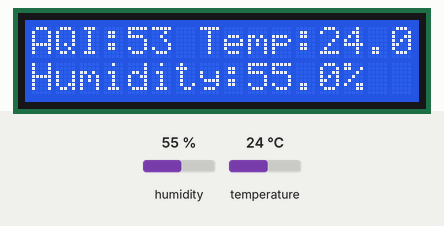
Recording of a sketch running on a simulated Arduino Uno, built with avr-gcc and run on an emulated ATmega328P. Parts: 16×2 character LCD. The test bench sets the inputs (shaded band); at power-on: humidity 55 %, temperature 24 °C. Random numbers use the default seed unless the sketch sets one; what the sketch prints to the serial monitor is not drawn.

Above: at 3.2 s.
3.3 s: humidity set to 68 %
At 6.5 s:
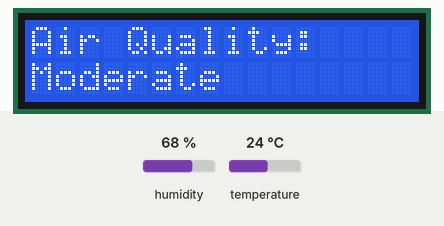
9.3 s: temperature set to 12 °C
At 10.9 s:
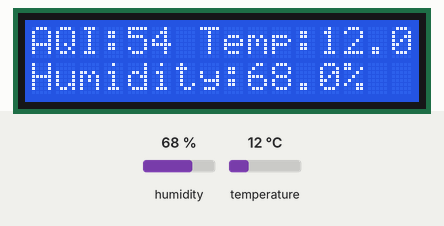
12.6 s: humidity set to 62 %
At 15.8 s:
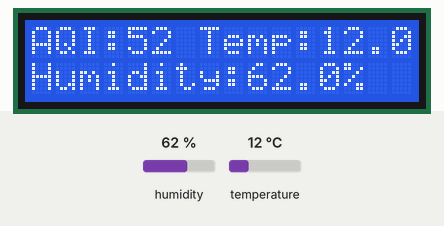
17.5 s: humidity set to 59 %
At 19.6 s:
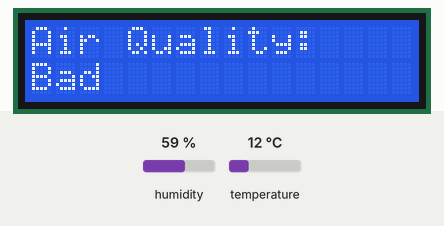
20.8 s: temperature set to 19 °C
At 23.2 s:
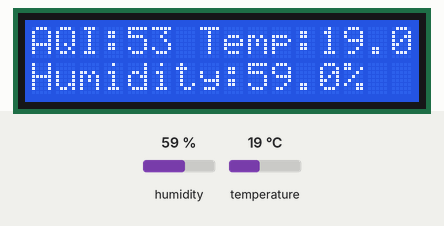
Timing chart, 0 to 24.7 s (numbered marks = the images above; inputs shaded):
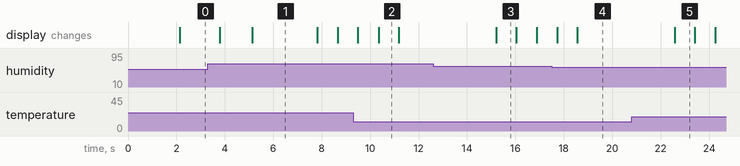

Measured:
- the behaviour switches between 61 and 60 % on humidity (found by bisection; images 3 and 4)
- what the display in image 1 shows lasts 2.7 s, from 5.1 s to 7.8 s
- what the display in image 2 shows lasts 0.8 s, from 10.4 s to 11.2 s

The sketch:

sketch_nov5b.ino
```cpp
#include <DHT.h>
#include <Wire.h>
#include <LiquidCrystal_I2C.h>

#define DHTPIN 2           // Digital pin connected to the DHT sensor
#define DHTTYPE DHT11      // DHT 11
#define MQ135_PIN A0       // Analog pin connected to the MQ135 sensor

DHT dht(DHTPIN, DHTTYPE);
LiquidCrystal_I2C lcd(0x27, 16, 2); // Set the LCD address to 0x27 or 0x3F

// Frame control variables
unsigned long previousMillis = 0;
const long interval = 3000; // Change frame every 3 seconds
bool showFirstFrame = true;

void setup() {
  Serial.begin(9600);
  dht.begin();
  lcd.init();            // Initialize the LCD
  lcd.backlight();       // Turn on the LCD backlight
  lcd.clear();
  lcd.print("Air Quality");
  delay(2000);           // Display startup message
  lcd.clear();
}

// Function to simulate AQI in a stable range
int simulateAQI() {
  int baseAQI = 53;                 // Base AQI level
  int randomFluctuation = random(-1, 2);  // Minor fluctuation (-1 to +1)
  return baseAQI + randomFluctuation;     // Stable AQI value with small variance
}

// Function to get air quality status based on AQI, temperature, and humidity
String getAirQualityStatus(int aqi, float temperature, float humidity) {
  if (aqi <= 50 && temperature <= 25 && humidity <= 60) {
    return "Good";
  } else if (aqi <= 55 && (temperature > 25 || humidity > 60)) {
    return "Moderate";
  } else {
    return "Bad";
  }
}

void loop() {
  int aqi = simulateAQI();
  float temperature = dht.readTemperature(); // Read temperature in Celsius
  float humidity = dht.readHumidity();       // Read humidity

  // Check if DHT sensor data is available
  if (isnan(temperature) || isnan(humidity)) {
    Serial.println("Failed to read from DHT sensor!");
    return;
  }

  // Determine air quality status
  String airQualityStatus = getAirQualityStatus(aqi, temperature, humidity);

  // Switch between frames every 3 seconds
  unsigned long currentMillis = millis();
  if (currentMillis - previousMillis >= interval) {
    previousMillis = currentMillis;
    showFirstFrame = !showFirstFrame; // Toggle frame
  }

  lcd.clear();

  if (showFirstFrame) {
    // Frame 1: Display AQI, Temperature, and Humidity
    lcd.setCursor(0, 0);
    lcd.print("AQI:");
    lcd.print(aqi);            // Display AQI
    lcd.setCursor(7, 0);
    lcd.print("Temp:");
    lcd.print(temperature, 1);  // Display temperature with one decimal
    lcd.print("C");

    lcd.setCursor(0, 1);
    lcd.print("Humidity:");
    lcd.print(humidity, 1);     // Display humidity with one decimal
    lcd.print("%");
  } else {
    // Frame 2: Display Air Quality Status
    lcd.setCursor(0, 0);
    lcd.print("Air Quality:");
    lcd.setCursor(0, 1);
    lcd.print(airQualityStatus); // Display air quality status
    delay(500);
  }

  // Print values on Serial Monitor (optional for debugging)
  Serial.print("AQI: ");
  Serial.print(aqi);
  Serial.print(", Status: ");
  Serial.print(airQualityStatus);
  Serial.print(", Temp: ");
  Serial.print(temperature);
  Serial.print("C, Hum: ");
  Serial.print(humidity);
  Serial.println("%");

  delay(800);  // Short delay to prevent rapid screen flickering
}
```
